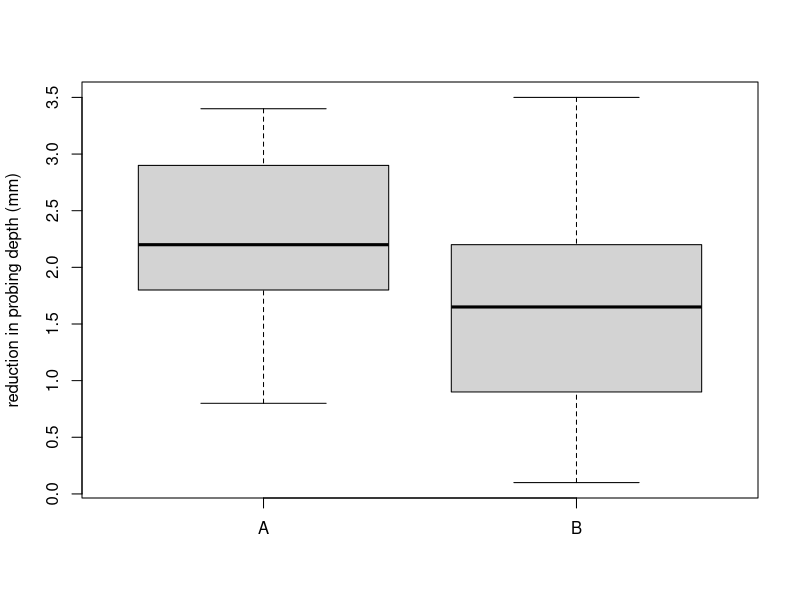
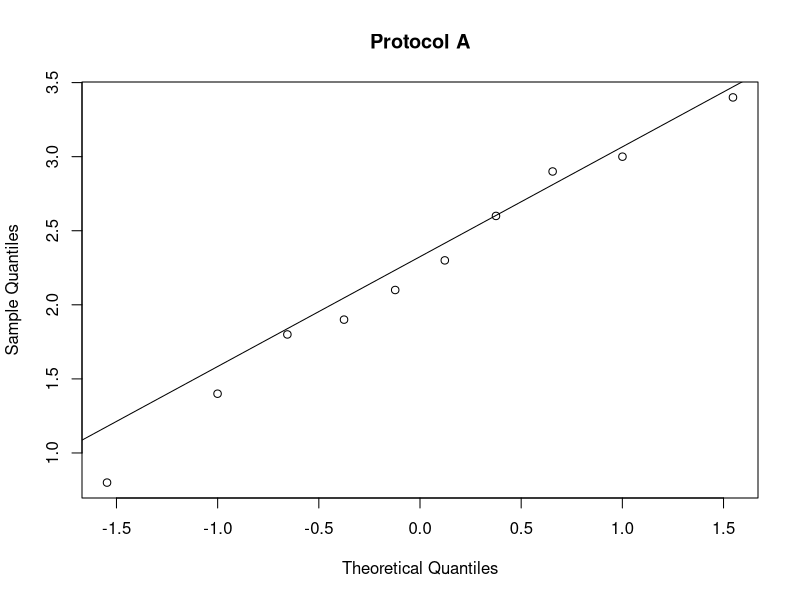
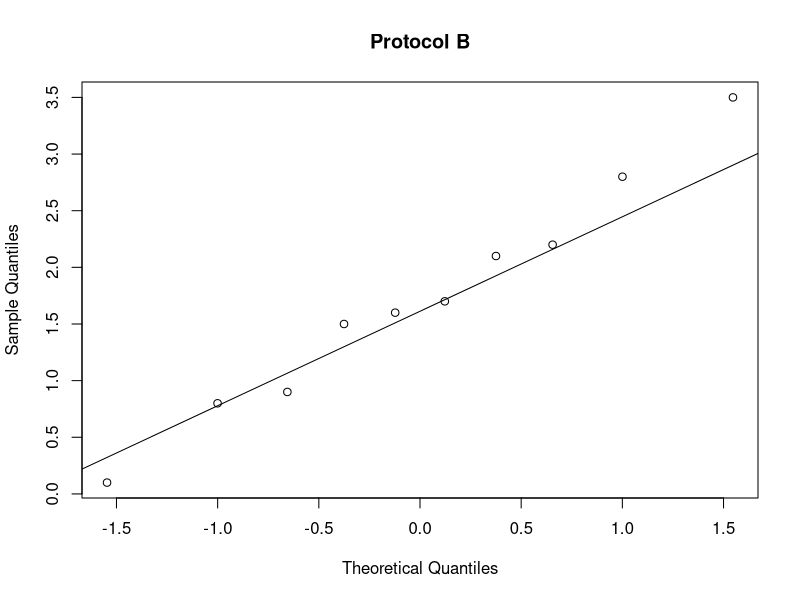
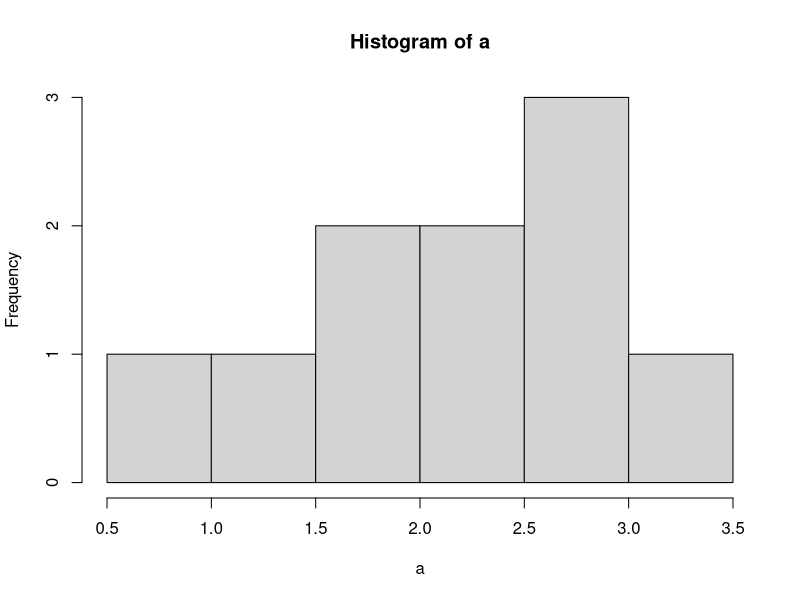
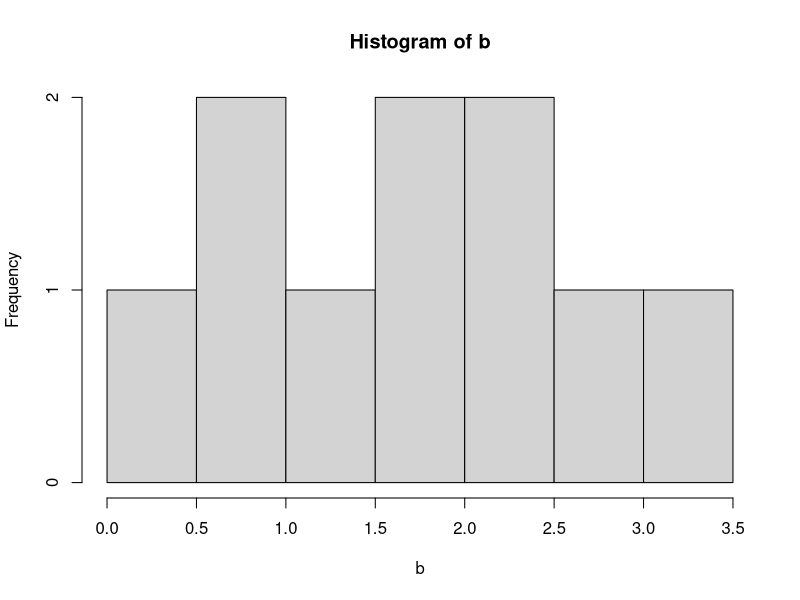
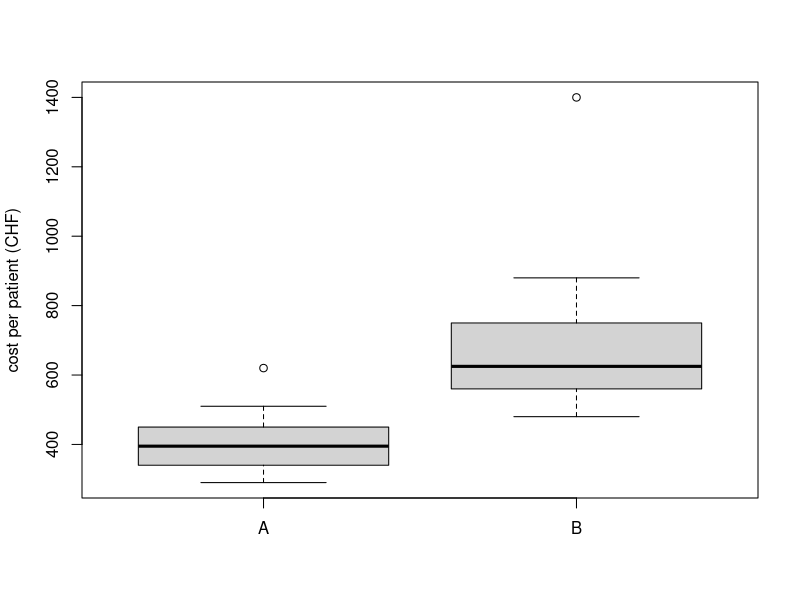
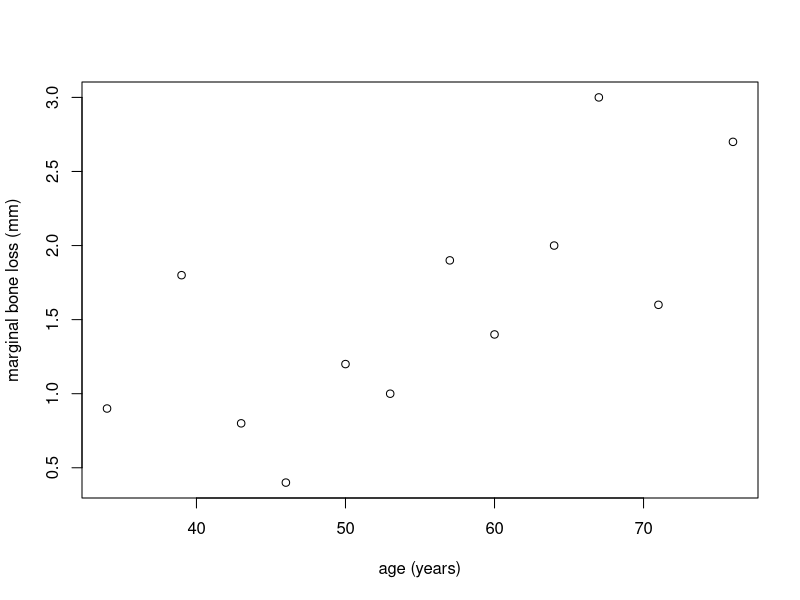
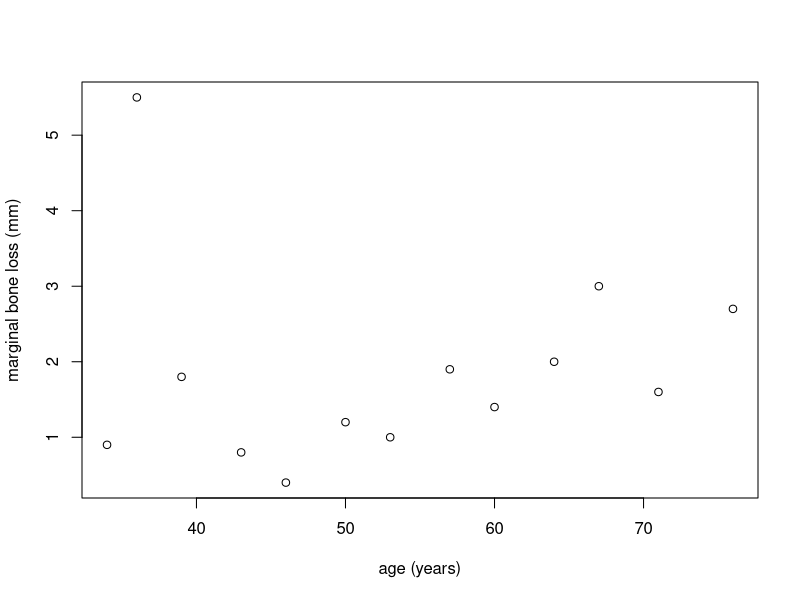

These charts were generated, in order, by the following R code:
# =====================================================================
#  Wissenschaftliche Methodik 2026 - Day 2
#  Thirty minutes of hands-on
#
#  No data files and no packages: the numbers are the ones from the
#  lecture. Run it line by line (Ctrl/Cmd + Enter) and read the output
#  before moving on. Five tasks, marked ### YOUR TURN, with the answer
#  just below each.
# =====================================================================

# The twenty patients from the lecture: chronic periodontitis, ten per
# protocol, reduction in probing depth (mm) after six months. Fixed here
# so that everything you compute matches the slides.
a <- c(2.1, 2.9, 1.8, 3.0, 2.3, 1.4, 0.8, 3.4, 2.6, 1.9)   # protocol A
b <- c(1.6, 0.8, 2.1, 2.8, 1.7, 0.9, 0.1, 2.2, 1.5, 3.5)   # protocol B
a; b


# ---------------------------------------------------------------------
# 1.  Describe, and look
# ---------------------------------------------------------------------
mean(a); mean(b)                 # 2.22 and 1.72 mm
sd(a); sd(b)                     # 0.79 and 1.00 mm
median(a); median(b)             # 2.20 and 1.65 mm
IQR(a); IQR(b)                   # 1.00 and 1.13 mm, the middle half
sd(a) / sqrt(10)                 # standard error of the mean of a: 0.25
sd(b) / sqrt(10)                 # and of b: 0.31

boxplot(a, b, names = c("A", "B"), ylab = "reduction in probing depth (mm)")

### YOUR TURN
# Work out the 95% confidence interval for protocol A by hand, using
# mean +/- 1.96 * SEM, and compare it with what t.test(a) reports.

mean(a) + c(-1.96, 1.96) * sd(a) / sqrt(10)   # by hand

t.test(a)                        # look at the 95 percent interval it prints
# Ignore the rest of that output: with one group, t.test compares the
# mean against zero, and nobody asked whether protocol A does nothing at
# all. The interval is what we came for.
# By hand 1.73 to 2.71, from R 1.66 to 2.78 - a little wider, because R
# uses t for 9 df (2.262) instead of 1.96.


# ---------------------------------------------------------------------
# 2.  Look at the shape, then the t-test
# ---------------------------------------------------------------------
# Judge this by eye. The points should follow the straight line, and
# the box plot from task 1 should show no patient stranded on their own.
qqnorm(a, main = "Protocol A"); qqline(a)
qqnorm(b, main = "Protocol B"); qqline(b)

hist(a); hist(b)
# With ten patients a histogram is coarse - the Q-Q plot and the box
# plot carry more information here. All three agree: no long tail, no
# second peak, nobody far from the rest. A t-test is a fair choice.

t.test(a, b, var.equal = TRUE)

# Read it in this order: the two means (2.22 and 1.72 mm), the 95% CI of
# the difference, then t and df, and the p-value of 0.23 last. Twenty
# patients were not enough to settle it - the numbers from the lecture.

### YOUR TURN
# Run the same comparison as a split-mouth study, where both protocols
# are used in every patient. Why does the p-value fall so far?

# twelve mouths, side A against side B
left  <- c(2.4, 3.1, 2.0, 2.8, 1.9, 2.6, 3.0, 2.2, 2.5, 1.8, 2.7, 2.9)
right <- c(1.8, 2.2, 1.6, 2.5, 1.1, 2.1, 3.4, 1.0, 2.1, 1.8, 1.6, 1.3)
left - right                     # the only column the test uses
t.test(left, right, paired = TRUE)
# Mean difference 0.62 mm, t = 3.91 on 11 df, p = 0.0024. The same half
# millimetre or so, now clearly there: each patient is their own control,
# so the differences between patients drop out. Twelve mouths settled
# what twenty could not.


# ---------------------------------------------------------------------
# 3.  When the t-test does not apply
# ---------------------------------------------------------------------
# Money, not millimetres: what it cost to treat each patient (CHF).
# A few expensive patients drag the mean away from everyone else, so we
# compare ranks instead of means.
cost_a <- c(320, 410, 380, 450, 290, 510, 360, 430, 340, 620)
cost_b <- c(480, 700, 560, 640, 520, 880, 610, 750, 590, 1400)

median(cost_a); median(cost_b)   # 395 and 625 CHF
boxplot(cost_a, cost_b, names = c("A", "B"), ylab = "cost per patient (CHF)")

wilcox.test(cost_a, cost_b)      # W = 6, p = 0.0003: the two groups differ
# No two costs are the same, so R can give the exact p-value here. With
# tied values - a pain grade, say - it warns you and uses an approximation
# instead. Same conclusion, different route.

# Counts: complete denture, yes or no, in men and women over seventy.
tab <- matrix(c(10, 40, 38, 32), nrow = 2, byrow = TRUE)
dimnames(tab) <- list(sex = c("men", "women"), denture = c("yes", "no"))
tab
prop.table(tab, 1) * 100         # 20% of the men, 54% of the women
chisq.test(tab, correct = FALSE) # chi-square 14.29, p = 0.0002
# Compare $expected with tab: the four totals are unchanged, only the
# inside moves. Without correct = FALSE, R applies Yates' correction and
# prints 0.0003. The slide quotes the uncorrected value.
chisq.test(tab, correct = FALSE)$expected   # 20, 30, 28, 42

### YOUR TURN
# A small pilot: pulpal anaesthesia was achieved in 8 of 10 patients with
# articaine and in 3 of 10 with mepivacaine. The expected counts are 4.5
# and 5.5, so chi-square is out of its depth - use Fisher's exact test.

# rows: articaine, mepivacaine. columns: achieved, not achieved.
small <- matrix(c(8, 2, 3, 7), nrow = 2, byrow = TRUE)
small
fisher.test(small)               # p = 0.07: not enough patients to tell


# ---------------------------------------------------------------------
# 4.  How many patients would the next study need?
# ---------------------------------------------------------------------
# The formula needs the spread WITHIN a group, so average the two
# variances and take the square root. Not sd(c(a, b)): pouring the two
# groups into one vector adds the difference between them to the spread.
sigma <- sqrt((var(a) + var(b)) / 2)   # 0.90 mm

power.t.test(delta = 0.5, sd = sigma, sig.level = 0.05, power = 0.80)
# 52 per group - the 51 from the lecture, give or take the rounding.

### YOUR TURN
# What power did ten per group have against a difference of 0.5 mm?
# And how many patients would you need if you halved that difference?

power.t.test(n = 10, delta = 0.5, sd = sigma)
# power = 0.22. Ten per group had roughly a one-in-five chance of finding
# 0.5 mm even if it was really there - which is why the comparison in
# task 2 came back at p = 0.23. The study was too small before it began,
# and no analysis afterwards can repair that.
# Note what this is NOT: 0.5 mm is the difference we decided in advance
# was worth finding, not the 0.50 mm the study happened to produce.
# Power computed from your own result tells you nothing you do not
# already know from the p-value.

power.t.test(delta = 0.25, sd = sigma, power = 0.80)
# 204 per group, against 52 for the full 0.5 mm. Halving the difference
# quadruples the study: it sits squared in the denominator of the formula.


# ---------------------------------------------------------------------
# 5.  Do two measurements move together?
# ---------------------------------------------------------------------
# Twelve patients, two numbers per patient: age, and marginal bone loss
# at the study implant (mm). One point per patient - draw it first.
age  <- c(34, 39, 43, 46, 50, 53, 57, 60, 64, 67, 71, 76)
loss <- c(0.9, 1.8, 0.8, 0.4, 1.2, 1.0, 1.9, 1.4, 2.0, 3.0, 1.6, 2.7)

plot(age, loss, xlab = "age (years)", ylab = "marginal bone loss (mm)")

cor(age, loss)                   # r = 0.70: the sign is the direction,
                                 # the size is the tightness
cor.test(age, loss)              # 95% CI 0.21 to 0.91, p = 0.011
# The interval is the honest part of that output: twelve patients pin r
# down to anywhere between 0.21 and 0.91. And r^2 = 0.49 - half of the
# variation in bone loss has nothing to do with age.

cor.test(age, loss, method = "spearman")   # rho = 0.71, p = 0.013
# Spearman uses the ranks - the choice when one measurement is ordinal,
# or skewed. Here the two agree, because the relationship is roughly a
# straight line.

### YOUR TURN
# A thirteenth patient walks in: 36 years old, aggressive periodontitis,
# 5.5 mm of bone loss. Add the point and watch what happens to r.

age13  <- c(age, 36)
loss13 <- c(loss, 5.5)
plot(age13, loss13, xlab = "age (years)", ylab = "marginal bone loss (mm)")

cor(age13, loss13)                          # 0.04 - the correlation is gone
cor(age13, loss13, method = "spearman")     # 0.40 - the ranks are sturdier
# One patient erased it: Pearson fell from 0.70 to 0.04, Spearman only
# to 0.40. In a sample this size, always ask what a single point is
# doing. And no r, however large, says that age CAUSES the loss - the
# scatter plot cannot tell a cause from a shared one.
